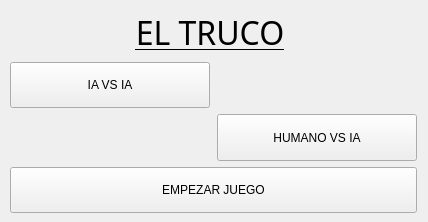
<?xml version="1.0" encoding="UTF-8"?>
<ui version="4.0">
 <class>MainWindow</class>
 <widget class="QMainWindow" name="MainWindow">
  <property name="geometry">
   <rect>
    <x>0</x>
    <y>0</y>
    <width>428</width>
    <height>222</height>
   </rect>
  </property>
  <property name="sizePolicy">
   <sizepolicy hsizetype="Preferred" vsizetype="MinimumExpanding">
    <horstretch>0</horstretch>
    <verstretch>0</verstretch>
   </sizepolicy>
  </property>
  <property name="windowTitle">
   <string>MainWindow</string>
  </property>
  <widget class="QWidget" name="centralwidget">
   <layout class="QGridLayout" name="gridLayout">
    <item row="0" column="0" colspan="2">
     <widget class="QLabel" name="label">
      <property name="maximumSize">
       <size>
        <width>400</width>
        <height>100</height>
       </size>
      </property>
      <property name="font">
       <font>
        <family>Wide Latin</family>
        <pointsize>24</pointsize>
        <underline>true</underline>
       </font>
      </property>
      <property name="layoutDirection">
       <enum>Qt::LeftToRight</enum>
      </property>
      <property name="text">
       <string>EL TRUCO</string>
      </property>
      <property name="alignment">
       <set>Qt::AlignCenter</set>
      </property>
     </widget>
    </item>
    <item row="2" column="1">
     <widget class="QPushButton" name="pushButton_2">
      <property name="maximumSize">
       <size>
        <width>200</width>
        <height>50</height>
       </size>
      </property>
      <property name="text">
       <string>HUMANO VS IA</string>
      </property>
      <property name="checkable">
       <bool>true</bool>
      </property>
      <property name="checked">
       <bool>false</bool>
      </property>
     </widget>
    </item>
    <item row="1" column="0">
     <widget class="QPushButton" name="pushButton">
      <property name="maximumSize">
       <size>
        <width>200</width>
        <height>50</height>
       </size>
      </property>
      <property name="layoutDirection">
       <enum>Qt::LeftToRight</enum>
      </property>
      <property name="text">
       <string>IA VS IA</string>
      </property>
      <property name="checkable">
       <bool>true</bool>
      </property>
     </widget>
    </item>
    <item row="3" column="0" colspan="2">
     <widget class="QPushButton" name="pushButton_3">
      <property name="maximumSize">
       <size>
        <width>16777215</width>
        <height>100</height>
       </size>
      </property>
      <property name="text">
       <string>EMPEZAR JUEGO</string>
      </property>
     </widget>
    </item>
   </layout>
  </widget>
 </widget>
 <resources/>
 <connections/>
</ui>
